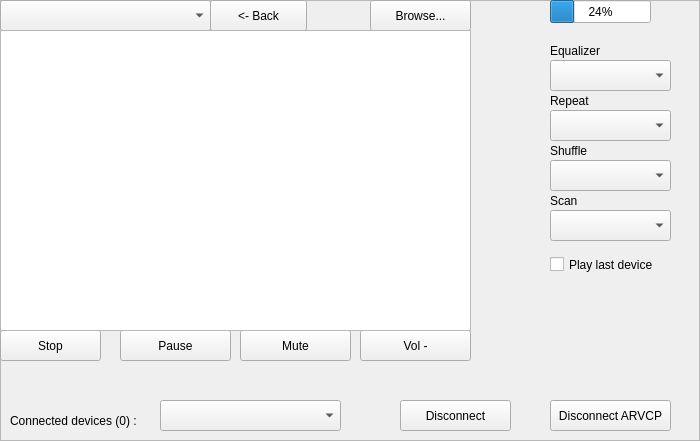
  <widget class="QFrame" name="deviceMusicFrame">
   <property name="geometry">
    <rect>
     <x>90</x>
     <y>10</y>
     <width>700</width>
     <height>441</height>
    </rect>
   </property>
   <property name="autoFillBackground">
    <bool>true</bool>
   </property>
   <property name="frameShape">
    <enum>QFrame::StyledPanel</enum>
   </property>
   <property name="frameShadow">
    <enum>QFrame::Raised</enum>
   </property>
   <widget class="QPushButton" name="Play">
    <property name="geometry">
     <rect>
      <x>120</x>
      <y>290</y>
      <width>111</width>
      <height>31</height>
     </rect>
    </property>
    <property name="text">
     <string>Play</string>
    </property>
   </widget>
   <widget class="QPushButton" name="PrevButton">
    <property name="geometry">
     <rect>
      <x>0</x>
      <y>290</y>
      <width>101</width>
      <height>31</height>
     </rect>
    </property>
    <property name="text">
     <string>&lt;- Previous</string>
    </property>
   </widget>
   <widget class="QPushButton" name="connectAVKButton">
    <property name="geometry">
     <rect>
      <x>900</x>
      <y>400</y>
      <width>81</width>
      <height>31</height>
     </rect>
    </property>
    <property name="text">
     <string>Connect</string>
    </property>
   </widget>
   <widget class="QPushButton" name="stopButton">
    <property name="geometry">
     <rect>
      <x>0</x>
      <y>330</y>
      <width>101</width>
      <height>31</height>
     </rect>
    </property>
    <property name="text">
     <string>Stop</string>
    </property>
   </widget>
   <widget class="QPushButton" name="PauseButton">
    <property name="geometry">
     <rect>
      <x>120</x>
      <y>330</y>
      <width>111</width>
      <height>31</height>
     </rect>
    </property>
    <property name="text">
     <string>Pause</string>
    </property>
   </widget>
   <widget class="QPushButton" name="muteButton">
    <property name="geometry">
     <rect>
      <x>240</x>
      <y>330</y>
      <width>111</width>
      <height>31</height>
     </rect>
    </property>
    <property name="text">
     <string>Mute</string>
    </property>
   </widget>
   <widget class="QPushButton" name="nextButton">
    <property name="geometry">
     <rect>
      <x>240</x>
      <y>290</y>
      <width>111</width>
      <height>31</height>
     </rect>
    </property>
    <property name="text">
     <string>Next -&gt;</string>
    </property>
   </widget>
   <widget class="QPushButton" name="voldownButton">
    <property name="geometry">
     <rect>
      <x>360</x>
      <y>330</y>
      <width>111</width>
      <height>31</height>
     </rect>
    </property>
    <property name="text">
     <string>Vol -</string>
    </property>
   </widget>
   <widget class="QPushButton" name="disconnectButton">
    <property name="geometry">
     <rect>
      <x>400</x>
      <y>400</y>
      <width>111</width>
      <height>31</height>
     </rect>
    </property>
    <property name="text">
     <string>Disconnect</string>
    </property>
   </widget>
   <widget class="QPushButton" name="volupButton">
    <property name="geometry">
     <rect>
      <x>360</x>
      <y>290</y>
      <width>111</width>
      <height>31</height>
     </rect>
    </property>
    <property name="text">
     <string>Vol +</string>
    </property>
   </widget>
   <widget class="QLabel" name="label">
    <property name="geometry">
     <rect>
      <x>90</x>
      <y>30</y>
      <width>471</width>
      <height>31</height>
     </rect>
    </property>
    <property name="text">
     <string/>
    </property>
    <property name="wordWrap">
     <bool>true</bool>
    </property>
   </widget>
   <widget class="QTableWidget" name="tblMetaPlayer">
    <property name="geometry">
     <rect>
      <x>0</x>
      <y>30</y>
      <width>471</width>
      <height>251</height>
     </rect>
    </property>
   </widget>
   <widget class="QComboBox" name="cbEqualizer">
    <property name="geometry">
     <rect>
      <x>550</x>
      <y>60</y>
      <width>121</width>
      <height>31</height>
     </rect>
    </property>
   </widget>
   <widget class="QComboBox" name="cbRepeat">
    <property name="geometry">
     <rect>
      <x>550</x>
      <y>110</y>
      <width>121</width>
      <height>31</height>
     </rect>
    </property>
   </widget>
   <widget class="QComboBox" name="cbShuffle">
    <property name="geometry">
     <rect>
      <x>550</x>
      <y>160</y>
      <width>121</width>
      <height>31</height>
     </rect>
    </property>
   </widget>
   <widget class="QComboBox" name="cbScan">
    <property name="geometry">
     <rect>
      <x>550</x>
      <y>210</y>
      <width>121</width>
      <height>31</height>
     </rect>
    </property>
   </widget>
   <widget class="QLabel" name="label_2">
    <property name="geometry">
     <rect>
      <x>550</x>
      <y>40</y>
      <width>66</width>
      <height>21</height>
     </rect>
    </property>
    <property name="text">
     <string>Equalizer</string>
    </property>
   </widget>
   <widget class="QLabel" name="label_3">
    <property name="geometry">
     <rect>
      <x>550</x>
      <y>90</y>
      <width>66</width>
      <height>21</height>
     </rect>
    </property>
    <property name="text">
     <string>Repeat</string>
    </property>
   </widget>
   <widget class="QLabel" name="label_4">
    <property name="geometry">
     <rect>
      <x>550</x>
      <y>140</y>
      <width>66</width>
      <height>21</height>
     </rect>
    </property>
    <property name="text">
     <string>Shuffle</string>
    </property>
   </widget>
   <widget class="QLabel" name="label_5">
    <property name="geometry">
     <rect>
      <x>550</x>
      <y>190</y>
      <width>66</width>
      <height>21</height>
     </rect>
    </property>
    <property name="text">
     <string>Scan</string>
    </property>
   </widget>
   <widget class="QProgressBar" name="m_songProgressBar">
    <property name="geometry">
     <rect>
      <x>550</x>
      <y>0</y>
      <width>101</width>
      <height>23</height>
     </rect>
    </property>
    <property name="value">
     <number>24</number>
    </property>
   </widget>
   <widget class="QComboBox" name="cbMediaPlayer">
    <property name="geometry">
     <rect>
      <x>0</x>
      <y>0</y>
      <width>211</width>
      <height>31</height>
     </rect>
    </property>
   </widget>
   <widget class="QPushButton" name="btnBack">
    <property name="geometry">
     <rect>
      <x>210</x>
      <y>0</y>
      <width>97</width>
      <height>31</height>
     </rect>
    </property>
    <property name="text">
     <string>&lt;- Back</string>
    </property>
   </widget>
   <widget class="QListWidget" name="tblFileFolders">
    <property name="geometry">
     <rect>
      <x>0</x>
      <y>30</y>
      <width>471</width>
      <height>301</height>
     </rect>
    </property>
   </widget>
   <widget class="QPushButton" name="btnNowPlaying">
    <property name="geometry">
     <rect>
      <x>370</x>
      <y>0</y>
      <width>101</width>
      <height>31</height>
     </rect>
    </property>
    <property name="text">
     <string>Browse...</string>
    </property>
   </widget>
   <widget class="QPushButton" name="DisconnectAVRCP">
    <property name="geometry">
     <rect>
      <x>550</x>
      <y>400</y>
      <width>121</width>
      <height>31</height>
     </rect>
    </property>
    <property name="text">
     <string>Disconnect ARVCP</string>
    </property>
   </widget>
   <widget class="QComboBox" name="cbAVKDevices">
    <property name="geometry">
     <rect>
      <x>160</x>
      <y>400</y>
      <width>181</width>
      <height>31</height>
     </rect>
    </property>
   </widget>
   <widget class="QLabel" name="labelConnedAVKDevices">
    <property name="geometry">
     <rect>
      <x>10</x>
      <y>410</y>
      <width>161</width>
      <height>21</height>
     </rect>
    </property>
    <property name="text">
     <string>Connected devices (0) : </string>
    </property>
   </widget>
   <widget class="QLabel" name="labelAbsVol">
    <property name="geometry">
     <rect>
      <x>550</x>
      <y>340</y>
      <width>121</width>
      <height>20</height>
     </rect>
    </property>
    <property name="text">
     <string/>
    </property>
   </widget>
   <widget class="QCheckBox" name="cbLastPlay">
    <property name="geometry">
     <rect>
      <x>550</x>
      <y>249</y>
      <width>131</width>
      <height>31</height>
     </rect>
    </property>
    <property name="font">
     <font>
      <pointsize>9</pointsize>
     </font>
    </property>
    <property name="text">
     <string>Play last device</string>
    </property>
   </widget>
   <zorder>Play</zorder>
   <zorder>PrevButton</zorder>
   <zorder>connectAVKButton</zorder>
   <zorder>stopButton</zorder>
   <zorder>PauseButton</zorder>
   <zorder>muteButton</zorder>
   <zorder>nextButton</zorder>
   <zorder>voldownButton</zorder>
   <zorder>disconnectButton</zorder>
   <zorder>volupButton</zorder>
   <zorder>tblMetaPlayer</zorder>
   <zorder>cbEqualizer</zorder>
   <zorder>cbRepeat</zorder>
   <zorder>cbShuffle</zorder>
   <zorder>cbScan</zorder>
   <zorder>label_2</zorder>
   <zorder>label_3</zorder>
   <zorder>label_4</zorder>
   <zorder>label_5</zorder>
   <zorder>m_songProgressBar</zorder>
   <zorder>cbMediaPlayer</zorder>
   <zorder>btnBack</zorder>
   <zorder>btnNowPlaying</zorder>
   <zorder>label</zorder>
   <zorder>DisconnectAVRCP</zorder>
   <zorder>cbAVKDevices</zorder>
   <zorder>labelConnedAVKDevices</zorder>
   <zorder>labelAbsVol</zorder>
   <zorder>tblFileFolders</zorder>
   <zorder>cbLastPlay</zorder>
  </widget>
